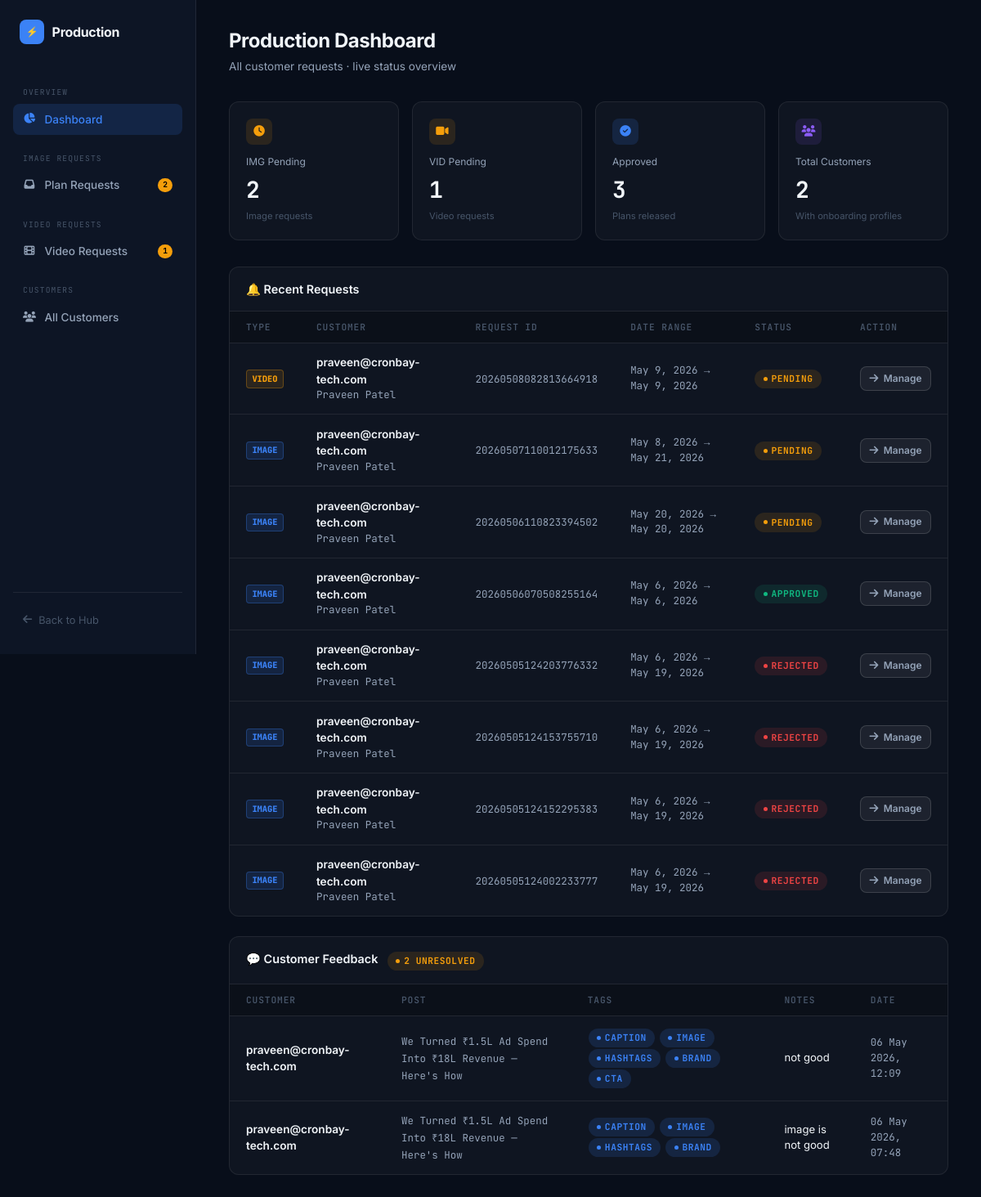
The page /hub/admin-hub/ (signed in) on the database its author committed.
### hub/models.py (models this page shows, shortened)
class VideoRequest(models.Model):
    user           = models.ForeignKey(settings.AUTH_USER_MODEL, on_delete=models.CASCADE, related_name='video_requests')
    request_id     = models.CharField(max_length=30, unique=True)
    start_date     = models.DateField()
    end_date       = models.DateField()
    frequency      = models.CharField(max_length=20, default='daily')
    platforms      = models.JSONField(default=list)
    platform_counts = models.JSONField(default=dict)
    status         = models.CharField(max_length=20, default='pending')
    extra_notes    = models.TextField(blank=True, default='')
    admin_note     = models.TextField(blank=True, default='')
    theme          = models.CharField(max_length=255, blank=True, default='')
    duration       = models.IntegerField(default=30)
    generated_plan = models.OneToOneField('video.GeneratedVideoPlan', null=True, blank=True, on_delete=models.SET_NULL, related_name='video_request')
    created_at     = models.DateTimeField(auto_now_add=True)

class PlanRequest(models.Model):
    user           = models.ForeignKey(settings.AUTH_USER_MODEL, on_delete=models.CASCADE, related_name='plan_requests')
    request_id     = models.CharField(max_length=30, unique=True)
    start_date     = models.DateField()
    end_date       = models.DateField()
    frequency      = models.CharField(max_length=20, default='daily')
    platforms      = models.JSONField(default=list)
    platform_counts = models.JSONField(default=dict)
    status         = models.CharField(max_length=20, default='pending')
    extra_notes    = models.TextField(blank=True, default='')
    admin_note     = models.TextField(blank=True, default='')
    generated_plan = models.OneToOneField(GeneratedPlan, null=True, blank=True, on_delete=models.SET_NULL, related_name='plan_request')
    created_at     = models.DateTimeField(auto_now_add=True)

class Feedback(models.Model):
    post       = models.ForeignKey(GeneratedPost, on_delete=models.CASCADE, related_name='feedback_entries', null=True, blank=True)
    video_post = models.ForeignKey('video.GeneratedVideoPost', on_delete=models.CASCADE, related_name='feedback_entries', null=True, blank=True)
    user       = models.ForeignKey(settings.AUTH_USER_MODEL, on_delete=models.CASCADE)
    tags       = models.JSONField(default=list) # e.g. ['caption', 'image']
    notes      = models.TextField(blank=True)
    created_at = models.DateTimeField(auto_now_add=True)
    is_resolved = models.BooleanField(default=False)

class GeneratedPost(models.Model):
    plan = models.ForeignKey(GeneratedPlan, on_delete=models.CASCADE, related_name='posts')
    post_id = models.CharField(max_length=40)  # e.g. 20260430130208387207-0
    sort_order = models.IntegerField(default=0)
    date = models.CharField(max_length=10)  # YYYY-MM-DD
    day_of_week = models.CharField(max_length=10, blank=True, default='')
    occasion = models.CharField(max_length=100, blank=True, default='')
    post_type = models.CharField(max_length=20, blank=True, default='')
    platforms = models.JSONField(default=list)
    title = models.CharField(max_length=255, blank=True, default='')
    caption = models.TextField(blank=True, default='')
    hashtags = models.JSONField(default=list, blank=True)
    call_to_action = models.CharField(max_length=500, blank=True, default='')
    image_prompt = models.TextField(blank=True, default='')
    image_aspect_ratio = models.CharField(max_length=10, default='1:1')
    color_palette_hint = models.JSONField(default=list, blank=True)
    image_url = models.URLField(max_length=1000, blank=True, default='')
    image_status = models.CharField(max_length=20, default='pending')
    admin_post_note = models.TextField(blank=True, default='')

### accounts/models.py (models this page shows, shortened)
class User(AbstractUser):
    email = models.EmailField(unique=True)
    USERNAME_FIELD = 'email'
    REQUIRED_FIELDS = ['username']

### hub/admin_views.py (the view)
# urls.py: path("", admin_views.admin_dashboard, name="admin_dashboard"),
@staff_required
def admin_dashboard(request):
    pending_requests = PlanRequest.objects.filter(status='pending').count()
    working_requests = PlanRequest.objects.filter(status='working').count()
    pending_video = VideoRequest.objects.filter(status='pending').count()
    working_video = VideoRequest.objects.filter(status='working').count()
    total_customers  = BusinessProfile.objects.count()
    approved_plans   = GeneratedPlan.objects.filter(status='approved').count()
    approved_video   = GeneratedVideoPlan.objects.filter(status='approved').count()
    recent_img = PlanRequest.objects.select_related('user').order_by('-created_at')[:8]
    for r in recent_img: r.req_type = 'image'
    recent_vid = VideoRequest.objects.select_related('user').order_by('-created_at')[:8]
    for r in recent_vid: r.req_type = 'video'
    recent_requests = sorted(list(recent_img) + list(recent_vid), key=lambda x: x.created_at, reverse=True)[:8]
    recent_feedback = Feedback.objects.select_related('post', 'video_post', 'user').order_by('-created_at')[:10]
    unresolved_feedback = Feedback.objects.filter(is_resolved=False).count()
    return render(request, "hub/admin_panel.html", {
        "section": "dashboard",
        "stats": {
            "pending":   pending_requests,
            "working":   working_requests,
            "pending_video": pending_video,
            "working_video": working_video,
            "customers": total_customers,
            "approved":  approved_plans,
            "approved_video": approved_video,
            "unresolved_feedback": unresolved_feedback,
        },
        "recent_requests": recent_requests,
        "recent_feedback": recent_feedback,
    })

### hub/admin_views.py (called while the page is built)
def staff_required(view_func):
    @wraps(view_func)
    def _wrapped(request, *args, **kwargs):
        if not request.user.is_authenticated:
            return redirect(f'/accounts/login/?next={request.path}')
        if not request.user.is_staff and not request.user.is_superuser:
            if request.user.username in ['Nandhishwaran', 'admin', 'Praveen Patel']:
                return view_func(request, *args, **kwargs)
            return HttpResponseForbidden(f"Admin access only. You are logged in as {request.user.username}")
        return view_func(request, *args, **kwargs)
    return _wrapped

### crontools/templates/hub/admin_panel.html (shortened to what this page needs)
{% load static %}
<!DOCTYPE html>
<html lang="en">
<head>
    <link rel="stylesheet" href="https://cdnjs.cloudflare.com/ajax/libs/font-awesome/6.4.0/css/all.min.css">
</head>
<body>
    <aside>
        <div class="logo">
            <div class="logo-icon">⚡</div>
            Production
        </div>
        <div class="nav-section">Overview</div>
        <nav>
            <a href="{% url 'admin_dashboard' %}" class="{% if section == 'dashboard' %}active
            {% endif %}">
                <i class="fas fa-chart-pie"></i> Dashboard
            </a>
        </nav>
        <div class="nav-section">Image Requests</div>
        <nav>
            <a href="{% url 'admin_requests' %}"
                class="{% if section == 'requests' or section == 'request_detail' %}active{% endif %}">
                <i class="fas fa-inbox"></i> Plan Requests
                {% if stats.pending %}<span class="nav-badge">{{ stats.pending }}</span>
                {% endif %}
            </a>
        </nav>
        <div class="nav-section">Video Requests</div>
        <nav>
            <a href="{% url 'admin_video_requests' %}"
                class="{% if section == 'video_requests' or section == 'video_request_detail' or section == 'video_plan_detail' %}active{% endif %}">
                <i class="fas fa-film"></i> Video Requests
                {% if stats.pending_video %}<span class="nav-badge">{{ stats.pending_video }}</span>{% endif %}
            </a>
        </nav>
        <div class="nav-section">Customers</div>
        <nav>
            <a href="{% url 'admin_customers' %}"
                class="{% if section == 'customers' or section == 'customer_detail' %}active{% endif %}">
                <i class="fas fa-users"></i> All Customers
            </a>
        </nav>
        <div class="sidebar-footer">
            <a href="{% url 'hub_home' %}">
                <i class="fas fa-arrow-left"></i> Back to Hub
            </a>
        </div>
    </aside>
    <main>
        {% if section == 'dashboard' %}
        <div class="page-header">
            <div>
                <h1>Production Dashboard</h1>
                <div class="subtitle">All customer requests · live status overview</div>
            </div>
        </div>
        <div class="stats-row">
            <div class="stat-card">
                <div class="stat-icon" style="background:var(--warning-dim); color:var(--warning);">
                    <i class="fas fa-clock"></i>
                </div>
                <div class="stat-label">IMG Pending</div>
                <div class="stat-value">{{ stats.pending }}</div>
                <div class="stat-sub">Image requests</div>
            </div>
            <div class="stat-card">
                <div class="stat-icon" style="background:var(--warning-dim); color:var(--warning);">
                    <i class="fas fa-video"></i>
                </div>
                <div class="stat-label">VID Pending</div>
                <div class="stat-value">{{ stats.pending_video }}</div>
                <div class="stat-sub">Video requests</div>
            </div>
            <div class="stat-card">
                <div class="stat-icon" style="background:var(--accent-dim); color:var(--accent);">
                    <i class="fas fa-check-circle"></i>
                </div>
                <div class="stat-label">Approved</div>
                <div class="stat-value">{{ stats.approved|add:stats.approved_video }}</div>
                <div class="stat-sub">Plans released</div>
            </div>
            <div class="stat-card">
                <div class="stat-icon" style="background:var(--violet-dim); color:var(--violet);">
                    <i class="fas fa-users"></i>
                </div>
                <div class="stat-label">Total Customers</div>
                <div class="stat-value">{{ stats.customers }}</div>
                <div class="stat-sub">With onboarding profiles</div>
            </div>
        </div>
        <div class="table-wrap">
            <div class="table-toolbar">
                <h3>🔔 Recent Requests</h3>
            </div>
            <table>
                <thead>
                    <tr>
                        <th>Type</th>
                        <th>Customer</th>
                        <th>Request ID</th>
                        <th>Date Range</th>
                        <th>Status</th>
                        <th>Action</th>
                    </tr>
                </thead>
                <tbody>
                    {% for r in recent_requests %}
                    <tr>
                        <td>
                            <span
                                class="badge {% if r.req_type == 'video' %}badge-video{% else %}badge-image{% endif %}">
                                {{ r.req_type|upper }}
                            </span>
                        </td>
                        <td>
                            <div style="font-weight:600;">{{ r.user.email }}</div>
                            <div class="mono">{{ r.user.username }}</div>
                        </td>
                        <td><span class="mono">{{ r.request_id }}</span></td>
                        <td class="mono">{{ r.start_date }} → {{ r.end_date }}</td>
                        <td><span class="pill pill-{{ r.status }}">{{ r.status }}</span></td>
                        <td>
                            {% if r.req_type == 'video' %}
                            <a href="{% url 'admin_video_request_detail' r.request_id %}" class="btn btn-ghost btn-sm">
                                <i class="fas fa-arrow-right"></i> Manage
                            </a>
                            {% else %}
                            <a href="{% url 'admin_request_detail' r.request_id %}" class="btn btn-ghost btn-sm">
                                <i class="fas fa-arrow-right"></i> Manage
                            </a>
                            {% endif %}
                        </td>
                    </tr>
                    {% empty %}
                    <tr>
                        <td colspan="6" style="text-align:center; color:var(--text-3); padding: 2rem;">No requests yet
                        </td>
                    </tr>
                    {% endfor %}
                </tbody>
            </table>
        </div>
        <div class="table-wrap" style="margin-top: 1.5rem;">
            <div class="table-toolbar">
                <h3>💬 Customer Feedback {% if stats.unresolved_feedback %}<span class="pill pill-pending" style="margin-left: 0.5rem;">{{ stats.unresolved_feedback }} unresolved</span>{% endif %}</h3>
            </div>
            <table>
                <thead>
                    <tr>
                        <th>Customer</th>
                        <th>Post</th>
                        <th>Tags</th>
                        <th>Notes</th>
                        <th>Date</th>
                    </tr>
                </thead>
                <tbody>
                    {% for fb in recent_feedback %}
                    <tr>
                        <td>
                            <div style="font-weight:600;">{{ fb.user.email }}</div>
                        </td>
                        <td>
                            <span class="mono">
                                {% if fb.post %}
                                    {{ fb.post.title|default:fb.post.post_id }}
                                {% elif fb.video_post %}
                                    {{ fb.video_post.title|default:fb.video_post.post_id }}
                                {% else %}
                                    -
                                {% endif %}
                            </span>
                        </td>
                        <td>
                            {% for tag in fb.tags %}
                            <span class="pill pill-working" style="margin: 1px;">{{ tag }}</span>
                            {% endfor %}
                        </td>
                        <td style="max-width: 300px; font-size: 0.82rem;">{{ fb.notes|truncatewords:20 }}</td>
                        <td class="mono">{{ fb.created_at|date:"d M Y, H:i" }}</td>
                    </tr>
                    {% empty %}
                    <tr>
                        <td colspan="5" style="text-align:center; color:var(--text-3); padding: 2rem;">No customer feedback yet</td>
                    </tr>
                    {% endfor %}
                </tbody>
            </table>
        </div>
        {% endif %}
    </main>
</body>
</html>

### rows shown on the page
VideoRequest: req_type "VIDEO", user.email "praveen@cronbay-tech.com", user.username "Praveen Patel", request_id "20260508082813664918", start_date "May 9, 2026", end_date "May 9, 2026", status "PENDING", shows "Manage"
PlanRequest: req_type "IMAGE", user.email "praveen@cronbay-tech.com", user.username "Praveen Patel", request_id "20260507110012175633", start_date "May 8, 2026", end_date "May 21, 2026", status "PENDING", shows "Manage"
PlanRequest: req_type "IMAGE", user.email "praveen@cronbay-tech.com", user.username "Praveen Patel", request_id "20260506110823394502", start_date "May 20, 2026", end_date "May 20, 2026", status "PENDING", shows "Manage"
PlanRequest: req_type "IMAGE", user.email "praveen@cronbay-tech.com", user.username "Praveen Patel", request_id "20260506070508255164", start_date "May 6, 2026", end_date "May 6, 2026", status "APPROVED", shows "Manage"
PlanRequest: req_type "IMAGE", user.email "praveen@cronbay-tech.com", user.username "Praveen Patel", request_id "20260505124203776332", start_date "May 6, 2026", end_date "May 19, 2026", status "REJECTED", shows "Manage"
PlanRequest: req_type "IMAGE", user.email "praveen@cronbay-tech.com", user.username "Praveen Patel", request_id "20260505124153755710", start_date "May 6, 2026", end_date "May 19, 2026", status "REJECTED", shows "Manage"
PlanRequest: req_type "IMAGE", user.email "praveen@cronbay-tech.com", user.username "Praveen Patel", request_id "20260505124152295383", start_date "May 6, 2026", end_date "May 19, 2026", status "REJECTED", shows "Manage"
PlanRequest: req_type "IMAGE", user.email "praveen@cronbay-tech.com", user.username "Praveen Patel", request_id "20260505124002233777", start_date "May 6, 2026", end_date "May 19, 2026", status "REJECTED", shows "Manage"
Feedback: user.email "praveen@cronbay-tech.com", post "We Turned ₹1.5L Ad Spend Into ₹18L Revenue — Here's How", tags "CAPTION" "IMAGE" "HASHTAGS" "BRAND" "CTA", notes "not good", created_at "06 May 2026, 12:09"
Feedback: user.email "praveen@cronbay-tech.com", post "We Turned ₹1.5L Ad Spend Into ₹18L Revenue — Here's How", tags "CAPTION" "IMAGE" "HASHTAGS" "BRAND", notes "image is not good", created_at "06 May 2026, 07:48"

### other values the page prints
{{ stats.pending }} "2"
{{ stats.pending_video }} "1"
{{ stats.approved|add:stats.approved_video }} "3"
{{ stats.customers }} "2"
{{ stats.unresolved_feedback }} "2"
